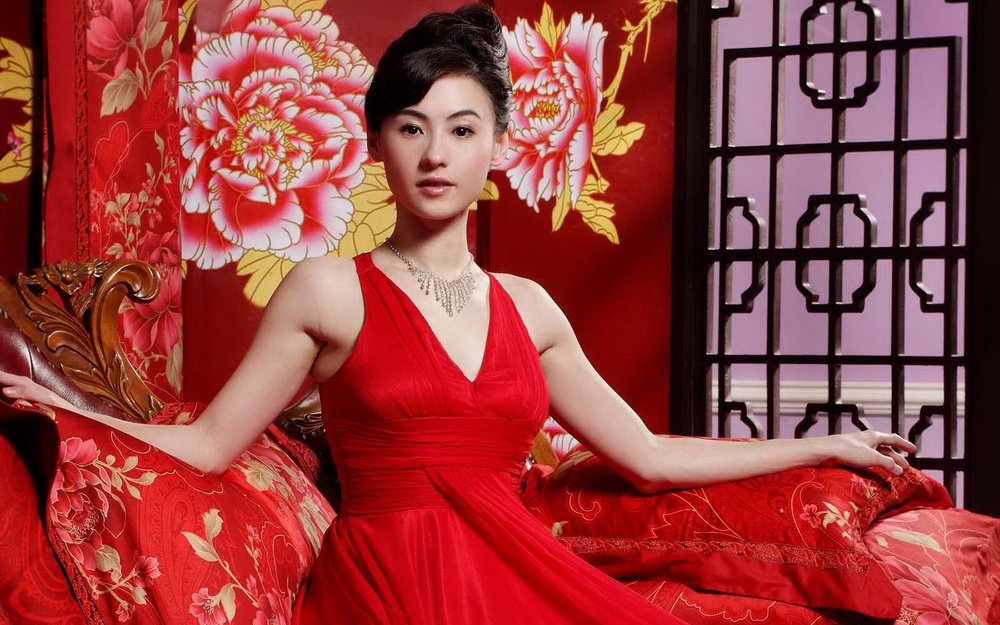
#> input picture zxldev/src/RGB.jpg, 1000 x 625 px, shrunk from 1680 x 1050 before the run
$ python l1.py   (Python 2 division)
#> lines starting #> are read from the running program, lines starting #| are printed output that depends on the picture; after the words box and inside, x2 and y2 are one past the last pixel; in counts of white or black regions, pixels touching at a corner belong together
### zxldev/tools/common.py
#!/usr/bin/python2
# -*- coding: utf8 -*-
import cv2
from zxldev.tools.osUtils import *
import os
import time

global PJ_ROOT_PATH
PJ_ROOT_PATH=os.getcwd()


'''
显示图片
'''
def show_img( img,title = 'image',closeAll = True,flags = cv2.WINDOW_NORMAL,usematplotlib = False):
    if usematplotlib:
        show_img_matplotlib(img, title, closeAll, flags)
    else:
        show_img_common(img,title,closeAll,flags)

'''
显示多张图片
'''
# [19 lines left out: function show_imgs, not called in this run]

def show_img_common(img,title = 'image',closeAll = True,flags = cv2.WINDOW_NORMAL):
    # cv2.WINDOW_AUTOSIZE 自适应图片
    # cv2.WINDOW_NORMAL 正常展示
    # cv2.WINDOW_OPENGL 需要OPENGL支持
    cv2.namedWindow(title, flags=flags)
    cv2.imshow(title, img)
    k = cv2.waitKey(0)
    # 如果是64位系统，执行操作
    if os_bits() == 64:
        k = k & 0xFF
    if k == ord('s'):  # wait for 's' key to save and exit
        timeStr = time.strftime("%Y%m%d%H%M%S", time.localtime(time.time()))
        if title == 'image':
            fileName = 'autoSave' + timeStr
        else:
            fileName = title + timeStr
        cv2.imwrite(os.path.join(PJ_ROOT_PATH, '../dest/' + fileName + '.png'), img)
    if closeAll or k == 27:
        cv2.destroyAllWindows()

# [5 lines left out: function show_img_matplotlib, not called in this run]

### zxldev/tools/osUtils.py
#!/usr/bin/python2
# -*- coding: utf8 -*-

import os
import sys
import platform

def machine():
    """Return type of machine."""
    if os.name == 'nt' and sys.version_info[:2] < (2,7):
        return os.environ.get("PROCESSOR_ARCHITEW6432",
               os.environ.get('PROCESSOR_ARCHITECTURE', ''))
    else:
        return platform.machine()


def os_bits(machine=machine()):
    """Return bitness of operating system, or None if unknown."""
    machine2bits = {'AMD64': 64, 'x86_64': 64, 'i386': 32, 'x86': 32}
    return machine2bits.get(machine, None)

### zxldev/ch3/l1.py
#!/usr/bin/python2
# -*- coding: utf8 -*-
from zxldev.tools.common import *
import cv2

import numpy as np


"""
##############################################
##              颜色空间                    ##
##############################################
"""

##############################################
## 打印所有颜色空间转换类型
##############################################

import cv2
flags = [i for i in dir(cv2) if i.startswith('COLOR_')]
print flags


frame = cv2.imread('../src/RGB.jpg')
#> frame is the input picture: shape (625, 1000, 3); mean B, G, R 62.1, 62.4, 152.2
# Convert BGR to HSV
hsv = cv2.cvtColor(frame, cv2.COLOR_BGR2HSV)
#> hsv: shape (625, 1000, 3); mean H, S, V 76.7, 172.2, 152.2

# define range of blue color in HSV
lower_blue = np.array([130, 0, 0])
upper_blue = np.array([200, 255, 255])
lower_blue2 = np.array([0, 0, 0])
upper_blue2 = np.array([10, 255, 255])

# Threshold the HSV image to get only blue colors
mask = cv2.inRange(hsv, lower_blue, upper_blue)
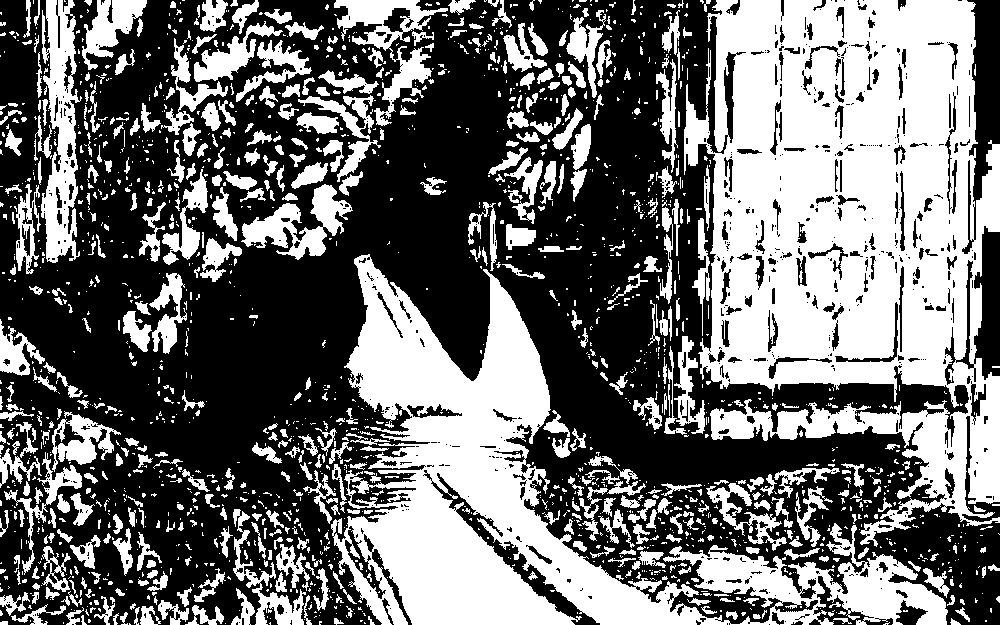
#> mask: shape (625, 1000); 43.2% white; 1855 white regions (1324 under 20 px), largest, box (x1, y1, x2, y2) and area: (684, 0, 1000, 547) 107365, (331, 254, 948, 625) 66676, (41, 0, 82, 263) 6027
mask2 = cv2.inRange(hsv, lower_blue2, upper_blue2)
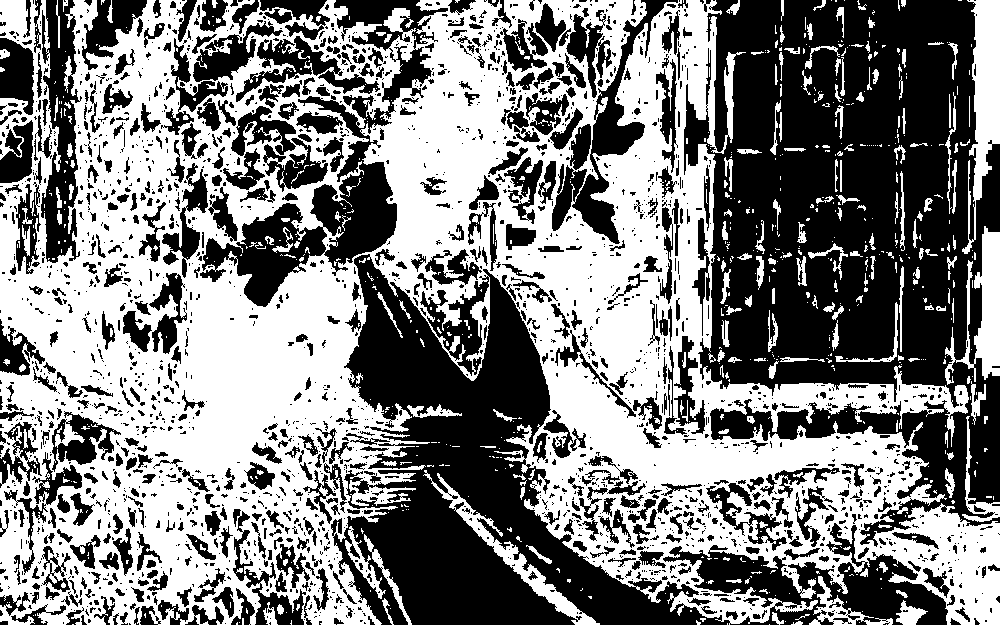
#> mask2: shape (625, 1000); 50.9% white; 2277 black regions (1668 under 20 px), largest, box (x1, y1, x2, y2) and area: (684, 0, 1000, 547) 107769, (331, 254, 948, 625) 68999, (200, 0, 448, 307) 16941
mask3 = mask + mask2
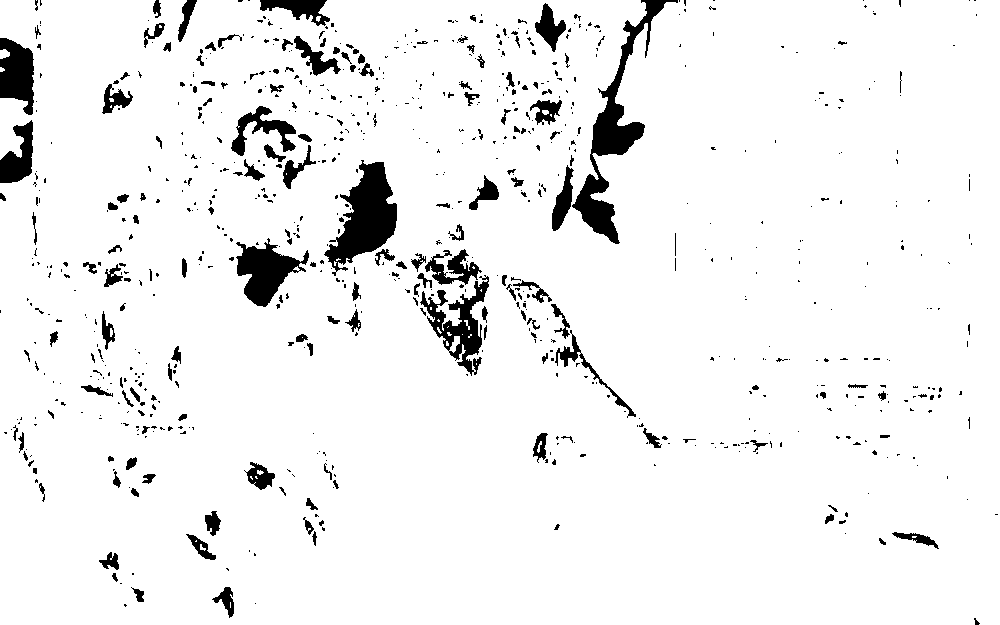
#> mask3: shape (625, 1000); 94% white; 788 black regions (617 under 20 px), largest, box (x1, y1, x2, y2) and area: (572, 0, 678, 244) 4719, (324, 160, 397, 276) 4046, (236, 238, 309, 307) 2435
# Bitwise-AND mask and original image
res = cv2.bitwise_and(frame, frame, mask=mask)
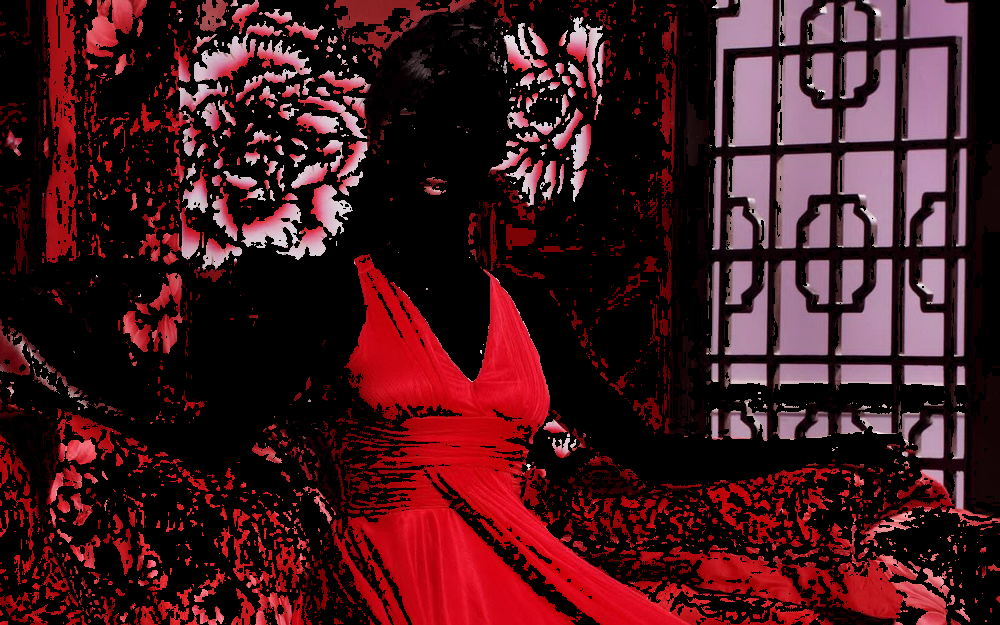
#> res: shape (625, 1000, 3); mean B, G, R 29.8, 24.2, 66.6
res2 = cv2.bitwise_and(frame, frame, mask=mask2)
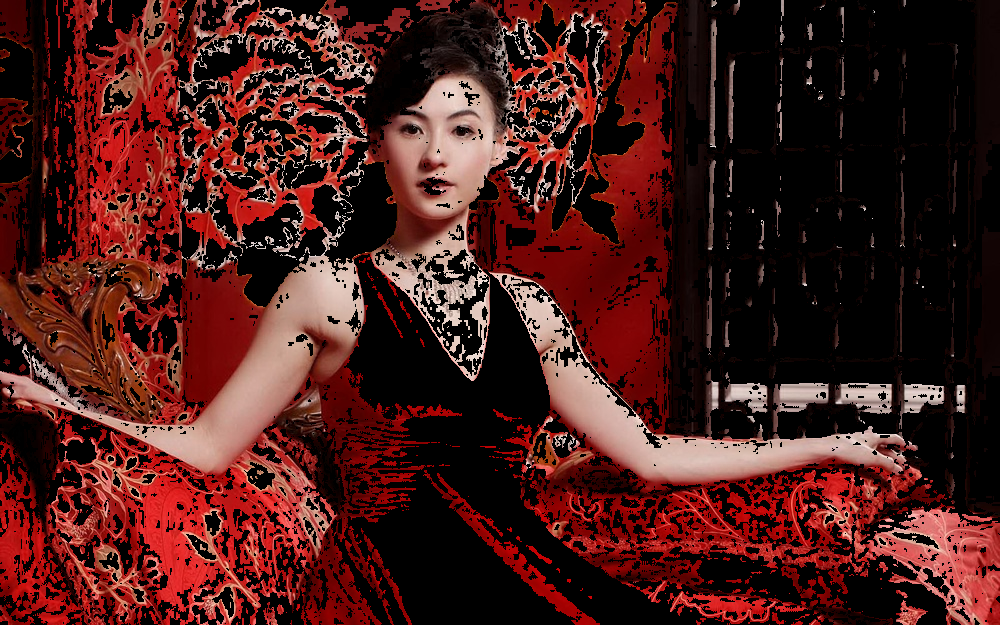
#> res2: shape (625, 1000, 3); mean B, G, R 26, 29, 74.1
res3 = cv2.bitwise_and(frame, frame, mask=mask3)
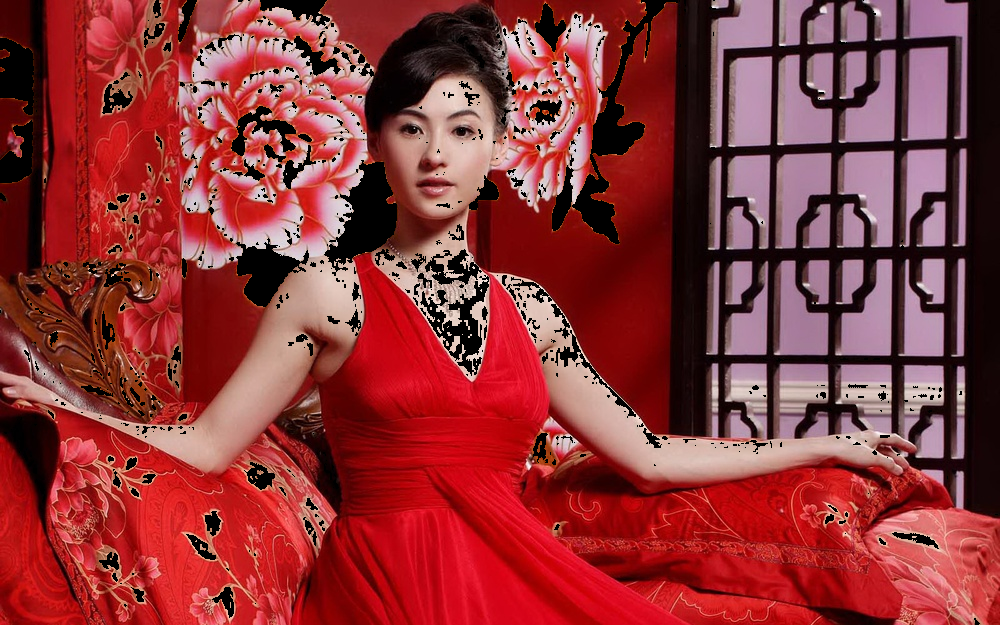
#> res3: shape (625, 1000, 3); mean B, G, R 55.8, 53.2, 140.7
show_img(frame)
#> (key Esc is pressed here)
show_img(mask)
#> (key Enter is pressed here)
show_img(mask2)
show_img(mask3)
show_img(res)
show_img(res2)
show_img(res3)
